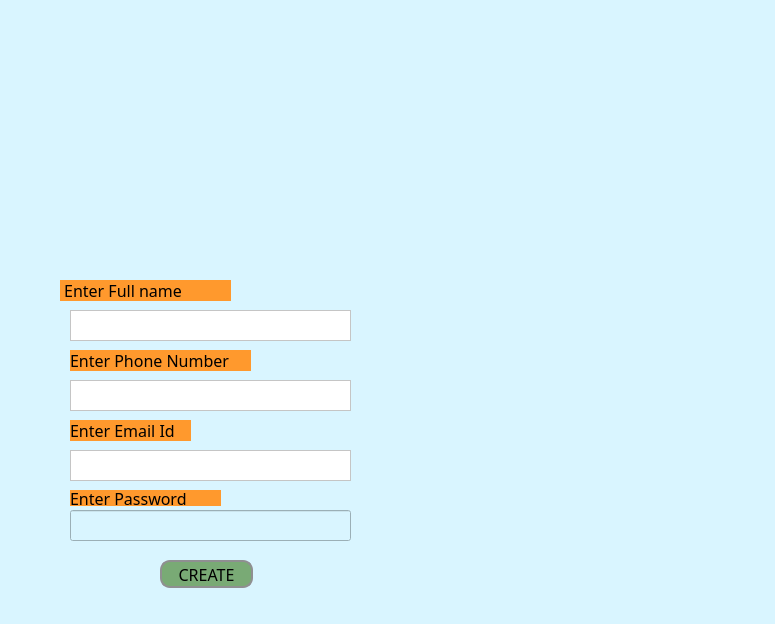
<?xml version="1.0" encoding="UTF-8"?>
<ui version="4.0">
 <class>Dialog</class>
 <widget class="QDialog" name="Dialog">
  <property name="geometry">
   <rect>
    <x>0</x>
    <y>0</y>
    <width>775</width>
    <height>624</height>
   </rect>
  </property>
  <property name="windowTitle">
   <string>Dialog</string>
  </property>
  <property name="styleSheet">
   <string notr="true">background-color: rgb(217, 245, 255);</string>
  </property>
  <widget class="QLabel" name="label">
   <property name="geometry">
    <rect>
     <x>60</x>
     <y>280</y>
     <width>171</width>
     <height>21</height>
    </rect>
   </property>
   <property name="font">
    <font>
     <family>8514oem</family>
     <pointsize>12</pointsize>
     <weight>50</weight>
     <italic>false</italic>
     <bold>false</bold>
    </font>
   </property>
   <property name="styleSheet">
    <string notr="true">font: 12pt &quot;8514oem&quot;;
background-color: rgb(255, 153, 45);</string>
   </property>
   <property name="text">
    <string> Enter Full name</string>
   </property>
  </widget>
  <widget class="QTextEdit" name="textEdit">
   <property name="geometry">
    <rect>
     <x>70</x>
     <y>310</y>
     <width>281</width>
     <height>31</height>
    </rect>
   </property>
   <property name="styleSheet">
    <string notr="true">color: rgb(0, 0, 0);
background-color: rgb(255, 255, 255);</string>
   </property>
  </widget>
  <widget class="QLabel" name="label_2">
   <property name="geometry">
    <rect>
     <x>70</x>
     <y>420</y>
     <width>121</width>
     <height>21</height>
    </rect>
   </property>
   <property name="font">
    <font>
     <family>8514oem</family>
     <pointsize>12</pointsize>
     <weight>50</weight>
     <italic>false</italic>
     <bold>false</bold>
    </font>
   </property>
   <property name="styleSheet">
    <string notr="true">
font: 12pt &quot;8514oem&quot;;
background-color: rgb(255, 153, 45);</string>
   </property>
   <property name="text">
    <string>Enter Email Id</string>
   </property>
  </widget>
  <widget class="QTextEdit" name="textEdit_2">
   <property name="geometry">
    <rect>
     <x>70</x>
     <y>380</y>
     <width>281</width>
     <height>31</height>
    </rect>
   </property>
   <property name="styleSheet">
    <string notr="true">background-color: rgb(255, 255, 255);
color: rgb(0, 0, 0);</string>
   </property>
  </widget>
  <widget class="QLabel" name="label_3">
   <property name="geometry">
    <rect>
     <x>70</x>
     <y>490</y>
     <width>151</width>
     <height>16</height>
    </rect>
   </property>
   <property name="font">
    <font>
     <family>8514oem</family>
     <pointsize>12</pointsize>
     <weight>50</weight>
     <italic>false</italic>
     <bold>false</bold>
    </font>
   </property>
   <property name="styleSheet">
    <string notr="true">font: 12pt &quot;8514oem&quot;;
background-color: rgb(255, 153, 45);</string>
   </property>
   <property name="text">
    <string>Enter Password</string>
   </property>
  </widget>
  <widget class="QLabel" name="label_4">
   <property name="geometry">
    <rect>
     <x>70</x>
     <y>350</y>
     <width>181</width>
     <height>21</height>
    </rect>
   </property>
   <property name="font">
    <font>
     <family>8514oem</family>
     <pointsize>12</pointsize>
     <weight>50</weight>
     <italic>false</italic>
     <bold>false</bold>
    </font>
   </property>
   <property name="styleSheet">
    <string notr="true">font: 12pt &quot;8514oem&quot;;
background-color: rgb(255, 153, 45);</string>
   </property>
   <property name="text">
    <string>Enter Phone Number</string>
   </property>
  </widget>
  <widget class="QTextEdit" name="textEdit_4">
   <property name="geometry">
    <rect>
     <x>70</x>
     <y>450</y>
     <width>281</width>
     <height>31</height>
    </rect>
   </property>
   <property name="styleSheet">
    <string notr="true">background-color: rgb(255, 255, 255);
color: rgb(0, 0, 0);</string>
   </property>
  </widget>
  <widget class="QPushButton" name="pushButton">
   <property name="geometry">
    <rect>
     <x>160</x>
     <y>560</y>
     <width>93</width>
     <height>28</height>
    </rect>
   </property>
   <property name="font">
    <font>
     <family>8514oem</family>
     <pointsize>12</pointsize>
     <weight>9</weight>
     <italic>false</italic>
     <bold>false</bold>
    </font>
   </property>
   <property name="styleSheet">
    <string notr="true">background-color: rgb(121, 170, 117);
font: 75 12pt &quot;8514oem&quot;;
border-radius: 10px; 
border: 2px solid #8f8f91;</string>
   </property>
   <property name="text">
    <string>CREATE</string>
   </property>
  </widget>
  <widget class="QLabel" name="label_5">
   <property name="geometry">
    <rect>
     <x>0</x>
     <y>0</y>
     <width>771</width>
     <height>621</height>
    </rect>
   </property>
   <property name="text">
    <string/>
   </property>
   <property name="pixmap">
    <pixmap>wepik-export-20231217053042atAc.jpeg</pixmap>
   </property>
   <property name="scaledContents">
    <bool>true</bool>
   </property>
  </widget>
  <widget class="QLineEdit" name="passInput">
   <property name="geometry">
    <rect>
     <x>70</x>
     <y>510</y>
     <width>281</width>
     <height>31</height>
    </rect>
   </property>
   <property name="echoMode">
    <enum>QLineEdit::Password</enum>
   </property>
  </widget>
  <zorder>label_5</zorder>
  <zorder>label</zorder>
  <zorder>textEdit</zorder>
  <zorder>label_2</zorder>
  <zorder>textEdit_2</zorder>
  <zorder>label_3</zorder>
  <zorder>label_4</zorder>
  <zorder>textEdit_4</zorder>
  <zorder>pushButton</zorder>
  <zorder>passInput</zorder>
 </widget>
 <resources>
  <include location="text.qrc"/>
 </resources>
 <connections/>
</ui>
